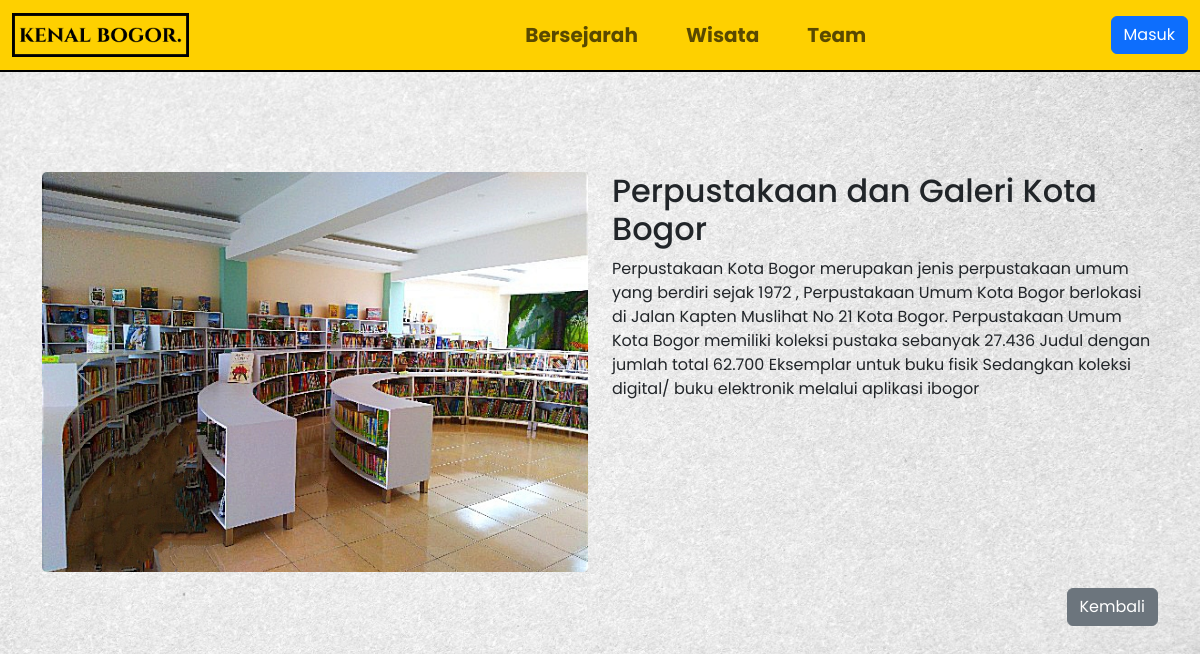
Page /tempatWisataDetailPage.php?id=6 on the committed database.
### tables this page shows
CREATE TABLE IF NOT EXISTS `tempat_wisata` (
  `id` int(11) NOT NULL AUTO_INCREMENT,
  `id_user` int(11) NOT NULL DEFAULT 0,
  `nama_tempat` varchar(50) NOT NULL,
  `deskripsi` varchar(1000) NOT NULL,
  `gambar1` varchar(50) NOT NULL,
  `gambar2` varchar(50) DEFAULT NULL,
  `gambar3` varchar(50) DEFAULT NULL,
  `maps` varchar(400) DEFAULT NULL,
  PRIMARY KEY (`id`) USING BTREE,
  KEY `FK_tempat_wisata_user` (`id_user`),
  CONSTRAINT `FK_tempat_wisata_user` FOREIGN KEY (`id_user`) REFERENCES `user` (`Id`) ON DELETE NO ACTION ON UPDATE NO ACTION
);

### tempatWisataDetailPage.php (the view, shortened to what this page needs)
<?php
include('connection/connection.php');
include('layout/header.php');
?>
<!DOCTYPE html>
<html lang="en">
<head>
    <link href="https://cdn.jsdelivr.net/npm/bootstrap@5.3.3/dist/css/bootstrap.min.css" rel="stylesheet">
    <link rel="stylesheet" href="css/style.css">
    <link rel="stylesheet" href="https://cdn.jsdelivr.net/npm/bootstrap-icons@1.3.0/font/bootstrap-icons.css">
</head>
<body>
    <div class="container tempat-detail">
        <?php
        if (isset($_GET['id'])) {
            $id = $_GET['id'];
            $query = "SELECT * FROM tempat_wisata WHERE id=?";
            $stmt = $conn->prepare($query);
            $stmt->bind_param("i", $id);
            $stmt->execute();
            $result = $stmt->get_result();
            if ($result->num_rows === 1) {
                $row = $result->fetch_assoc();
        ?>
                <div class="row">
                    <div class="col-md-6">
                        <div id="carouselExampleSlidesOnly" class="carousel slide" data-bs-ride="carousel">
                            <div class="carousel-inner">
                                <div class="carousel-item active">
                                    <img src="assets/Tempat Wisata/<?php echo $row['gambar1']; ?>" class="carousel-image" alt="...">
                                </div>
                            </div>
                            <button class="carousel-control-prev" type="button" data-bs-target="#carouselExampleSlidesOnly" data-bs-slide="prev">
                                <span class="carousel-control-prev-icon" aria-hidden="true"></span>
                            </button>
                            <button class="carousel-control-next" type="button" data-bs-target="#carouselExampleSlidesOnly" data-bs-slide="next">
                                <span class="carousel-control-next-icon" aria-hidden="true"></span>
                            </button>
                        </div>
                    </div>
                    <div class="col-md-6">
                        <h2><?php echo $row['nama_tempat']; ?></h2>
                        <p><?php echo $row['deskripsi']; ?></p>
                    </div>
                </div>
        <?php
            } else {
                echo "ID Lebih dari satu";
            }
        } else {
            echo "Parameter ID tidak ditemukan.";
        }
        ?>
    </div>
    <div class="container mt-3">
        <div class="row">
            <div class="col-md-12 text-end">
                <a href="tempatWisataPage.php" class="btn btn-secondary d-inline-block">Kembali</a>
            </div>
        </div>
    </div>
</body>
</html>

### css/style.css (style rules this page uses)
* { font-family: 'Poppins', sans-serif; }
body { background-image: url('/assets/Background.jpeg'); background-size: cover; background-repeat: no-repeat; background-position: center center; background-attachment: fixed; }
.carousel-image { box-shadow: 1px 1px 5px 1px rgba(0, 0, 0, 0.1); border-radius: 5px; height: 400px; object-fit: cover; width: 100%; }
.tempat-detail { margin-top: 100px; }

### rows in the picture
tempat_wisata: gambar1 (picture), nama_tempat "Perpustakaan dan Galeri Kota Bogor", deskripsi "Perpustakaan Kota Bogor merupakan jenis perpustakaan umum yang berdiri sejak 1972 , Perpustakaan Umum Kota Bogor berlokasi di Jalan Kapten Muslihat No 21 Kota Bogor. Perpustakaan Umum Kota Bogor memiliki koleksi pustaka sebanyak 27.436 Judul dengan jumlah total 62.700 Eksemplar untuk buku fisik Sedangkan koleksi digital/ buku elektronik melalui aplikasi ibogor"
